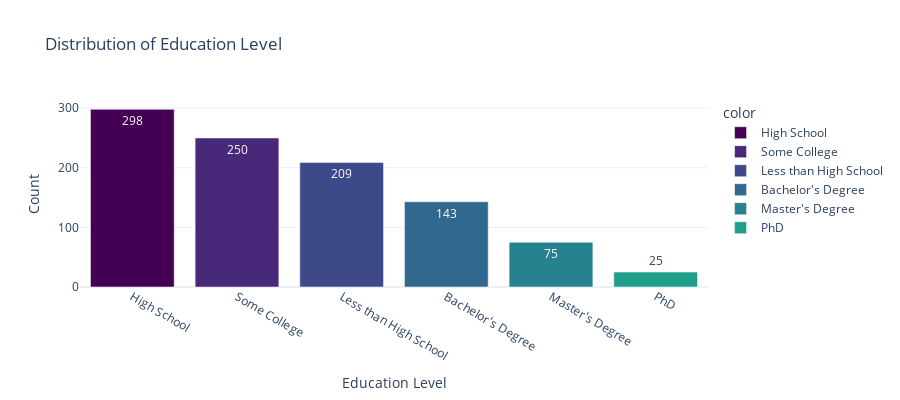

Write notebook code for a chart like this one.
### Code cell
# Distribution of the Education Level Column
education_counts = warren_df['Education Level'].value_counts()

fig = px.bar(
    x=education_counts.index,
    y=education_counts.values,
    labels={'x': 'Education Level', 'y': 'Count'},
    title='Distribution of Education Level',
    color=education_counts.index,
    color_discrete_sequence=px.colors.sequential.Viridis,
    text_auto=True
)

fig.update_layout(
    xaxis_title='Education Level',
    yaxis_title='Count',
    template='plotly_white',
    width=900,
    height=400
)

fig.show()

### Figure 1 — Plotly figure (JSON) as saved in the notebook; plotly's stock layout.template omitted (floating-point values rounded to 4 significant figures)
{"data": [{"hovertemplate": "color=High School<br>Education Level=%{x}<br>Count=%{y}<extra></extra>", "legendgroup": "High School", "marker": {"color": "#440154", "pattern": {"shape": ""}}, "name": "High School", "orientation": "v", "showlegend": true, "textposition": "auto", "texttemplate": "%{y}", "type": "bar", "x": ["High School"], "xaxis": "x", "y": [298], "yaxis": "y"}, {"hovertemplate": "color=Some College<br>Education Level=%{x}<br>Count=%{y}<extra></extra>", "legendgroup": "Some College", "marker": {"color": "#482878", "pattern": {"shape": ""}}, "name": "Some College", "orientation": "v", "showlegend": true, "textposition": "auto", "texttemplate": "%{y}", "type": "bar", "x": ["Some College"], "xaxis": "x", "y": [250], "yaxis": "y"}, {"hovertemplate": "color=Less than High School<br>Education Level=%{x}<br>Count=%{y}<extra></extra>", "legendgroup": "Less than High School", "marker": {"color": "#3e4989", "pattern": {"shape": ""}}, "name": "Less than High School", "orientation": "v", "showlegend": true, "textposition": "auto", "texttemplate": "%{y}", "type": "bar", "x": ["Less than High School"], "xaxis": "x", "y": [209], "yaxis": "y"}, {"hovertemplate": "color=Bachelor's Degree<br>Education Level=%{x}<br>Count=%{y}<extra></extra>", "legendgroup": "Bachelor's Degree", "marker": {"color": "#31688e", "pattern": {"shape": ""}}, "name": "Bachelor's Degree", "orientation": "v", "showlegend": true, "textposition": "auto", "texttemplate": "%{y}", "type": "bar", "x": ["Bachelor's Degree"], "xaxis": "x", "y": [143], "yaxis": "y"}, {"hovertemplate": "color=Master's Degree<br>Education Level=%{x}<br>Count=%{y}<extra></extra>", "legendgroup": "Master's Degree", "marker": {"color": "#26828e", "pattern": {"shape": ""}}, "name": "Master's Degree", "orientation": "v", "showlegend": true, "textposition": "auto", "texttemplate": "%{y}", "type": "bar", "x": ["Master's Degree"], "xaxis": "x", "y": [75], "yaxis": "y"}, {"hovertemplate": "color=PhD<br>Education Level=%{x}<br>Count=%{y}<extra></extra>", "legendgroup": "PhD", "marker": {"color": "#1f9e89", "pattern": {"shape": ""}}, "name": "PhD", "orientation": "v", "showlegend": true, "textposition": "auto", "texttemplate": "%{y}", "type": "bar", "x": ["PhD"], "xaxis": "x", "y": [25], "yaxis": "y"}], "layout": {"barmode": "relative", "height": 400, "legend": {"title": {"text": "color"}, "tracegroupgap": 0}, "title": {"text": "Distribution of Education Level"}, "width": 900, "xaxis": {"anchor": "y", "domain": [0, 1], "title": {"text": "Education Level"}}, "yaxis": {"anchor": "x", "domain": [0, 1], "title": {"text": "Count"}}}}
